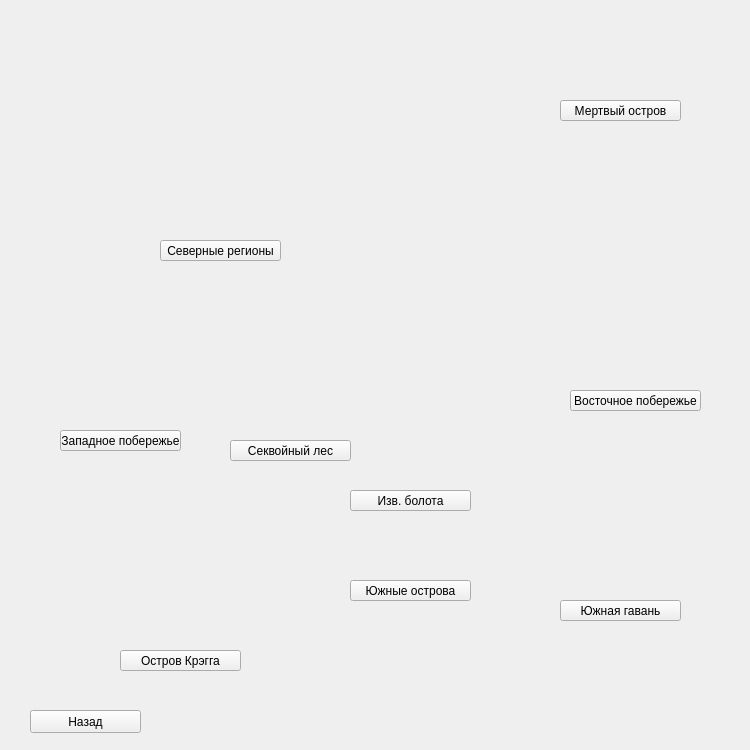
<?xml version="1.0" encoding="UTF-8"?>
<ui version="4.0">
 <class>MainWindow</class>
 <widget class="QMainWindow" name="MainWindow">
  <property name="enabled">
   <bool>true</bool>
  </property>
  <property name="geometry">
   <rect>
    <x>0</x>
    <y>0</y>
    <width>750</width>
    <height>750</height>
   </rect>
  </property>
  <property name="windowTitle">
   <string>MainWindow</string>
  </property>
  <property name="styleSheet">
   <string notr="true">border-image: url(:/newPrefix/MAP_BC.png);</string>
  </property>
  <widget class="QWidget" name="centralwidget">
   <widget class="QPushButton" name="RedForest">
    <property name="geometry">
     <rect>
      <x>230</x>
      <y>440</y>
      <width>121</width>
      <height>21</height>
     </rect>
    </property>
    <property name="styleSheet">
     <string notr="true"/>
    </property>
    <property name="text">
     <string>Секвойный лес</string>
    </property>
   </widget>
   <widget class="QPushButton" name="Swamp_Biome">
    <property name="geometry">
     <rect>
      <x>350</x>
      <y>490</y>
      <width>121</width>
      <height>21</height>
     </rect>
    </property>
    <property name="styleSheet">
     <string notr="true"/>
    </property>
    <property name="text">
     <string>Изв. болота</string>
    </property>
   </widget>
   <widget class="QPushButton" name="Southern_Isles">
    <property name="geometry">
     <rect>
      <x>350</x>
      <y>580</y>
      <width>121</width>
      <height>21</height>
     </rect>
    </property>
    <property name="styleSheet">
     <string notr="true"/>
    </property>
    <property name="text">
     <string>Южные острова</string>
    </property>
   </widget>
   <widget class="QPushButton" name="Northern_lands">
    <property name="geometry">
     <rect>
      <x>160</x>
      <y>240</y>
      <width>121</width>
      <height>21</height>
     </rect>
    </property>
    <property name="styleSheet">
     <string notr="true"/>
    </property>
    <property name="text">
     <string>Северные регионы</string>
    </property>
   </widget>
   <widget class="QPushButton" name="Eastern_coast">
    <property name="geometry">
     <rect>
      <x>570</x>
      <y>390</y>
      <width>131</width>
      <height>21</height>
     </rect>
    </property>
    <property name="styleSheet">
     <string notr="true"/>
    </property>
    <property name="text">
     <string>Восточное побережье</string>
    </property>
   </widget>
   <widget class="QPushButton" name="Carnivore_Island">
    <property name="geometry">
     <rect>
      <x>560</x>
      <y>100</y>
      <width>121</width>
      <height>21</height>
     </rect>
    </property>
    <property name="styleSheet">
     <string notr="true"/>
    </property>
    <property name="text">
     <string>Мертвый остров</string>
    </property>
   </widget>
   <widget class="QPushButton" name="Herbivore_Island">
    <property name="geometry">
     <rect>
      <x>560</x>
      <y>600</y>
      <width>121</width>
      <height>21</height>
     </rect>
    </property>
    <property name="styleSheet">
     <string notr="true">: </string>
    </property>
    <property name="text">
     <string>Южная гавань</string>
    </property>
   </widget>
   <widget class="QPushButton" name="Craggs_Island">
    <property name="geometry">
     <rect>
      <x>120</x>
      <y>650</y>
      <width>121</width>
      <height>21</height>
     </rect>
    </property>
    <property name="styleSheet">
     <string notr="true"/>
    </property>
    <property name="text">
     <string>Остров Крэгга</string>
    </property>
   </widget>
   <widget class="QPushButton" name="RedForest_2">
    <property name="geometry">
     <rect>
      <x>60</x>
      <y>430</y>
      <width>121</width>
      <height>21</height>
     </rect>
    </property>
    <property name="styleSheet">
     <string notr="true"/>
    </property>
    <property name="text">
     <string>Западное побережье</string>
    </property>
   </widget>
   <widget class="QPushButton" name="return_back">
    <property name="geometry">
     <rect>
      <x>30</x>
      <y>710</y>
      <width>111</width>
      <height>23</height>
     </rect>
    </property>
    <property name="text">
     <string>Назад</string>
    </property>
   </widget>
  </widget>
 </widget>
 <resources>
  <include location="maps/resource.qrc"/>
 </resources>
 <connections/>
</ui>
